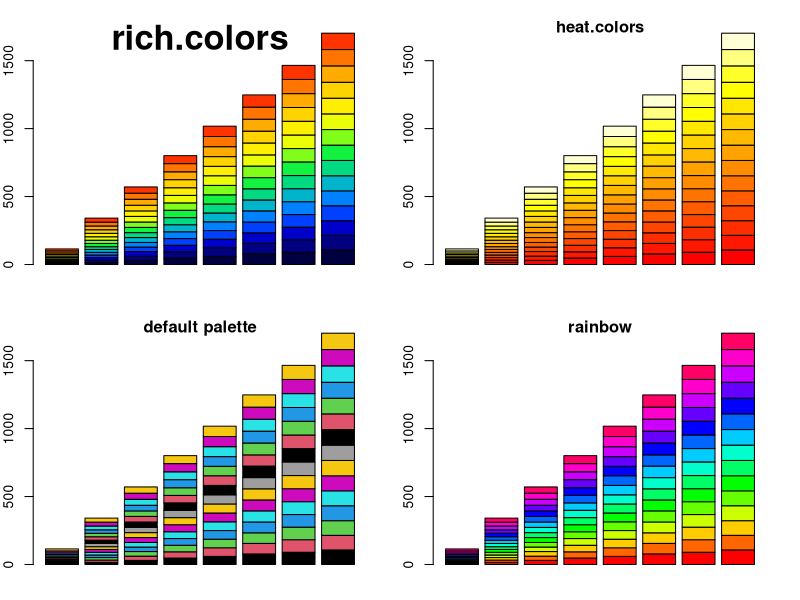

Generate this figure with R:
##---------------------------------------------------------------------------------##
##   Script for R / Data Mining Boot Camp          				   ##
##                                                 				   ##
##      David Weisman                              				   ##
##      Weisman@Computer.Org                       				   ##
##                                                 				   ##
##      Boston, 2012                               				   ##
##                                                 				   ##
##   This file is provided "as is" without warranty of any kind, either		   ##
##   expressed or implied, including limitation warranties of merchantability,	   ##
##   fitness for a particular purpose, and noninfringement.			   ##
##                                                 				   ##
##   In no event shall the authors or copyright holders be liable for any claim,   ##
##   damages or other liability, whether in an action of contract, tort or	   ##
##   otherwise, arising from, out of or in connection with the software or the	   ##
##   use or other dealings in the software.					   ##
##---------------------------------------------------------------------------------##


library(gplots)

m <- abs(matrix(1:120+rnorm(120), nrow=15, ncol=8))

opar = par(mfrow=c(2,2), mar=c(2,2,2,2))  # (bottom, left, top, right)
barplot(m, col=rich.colors(15)); title("\nrich.colors", cex.main=2.5)
barplot(m, col=heat.colors(15), main="\nheat.colors")
barplot(m, col=1:15, main="\ndefault palette")
barplot(m, col=rainbow(15), main="\nrainbow")
par(opar)
